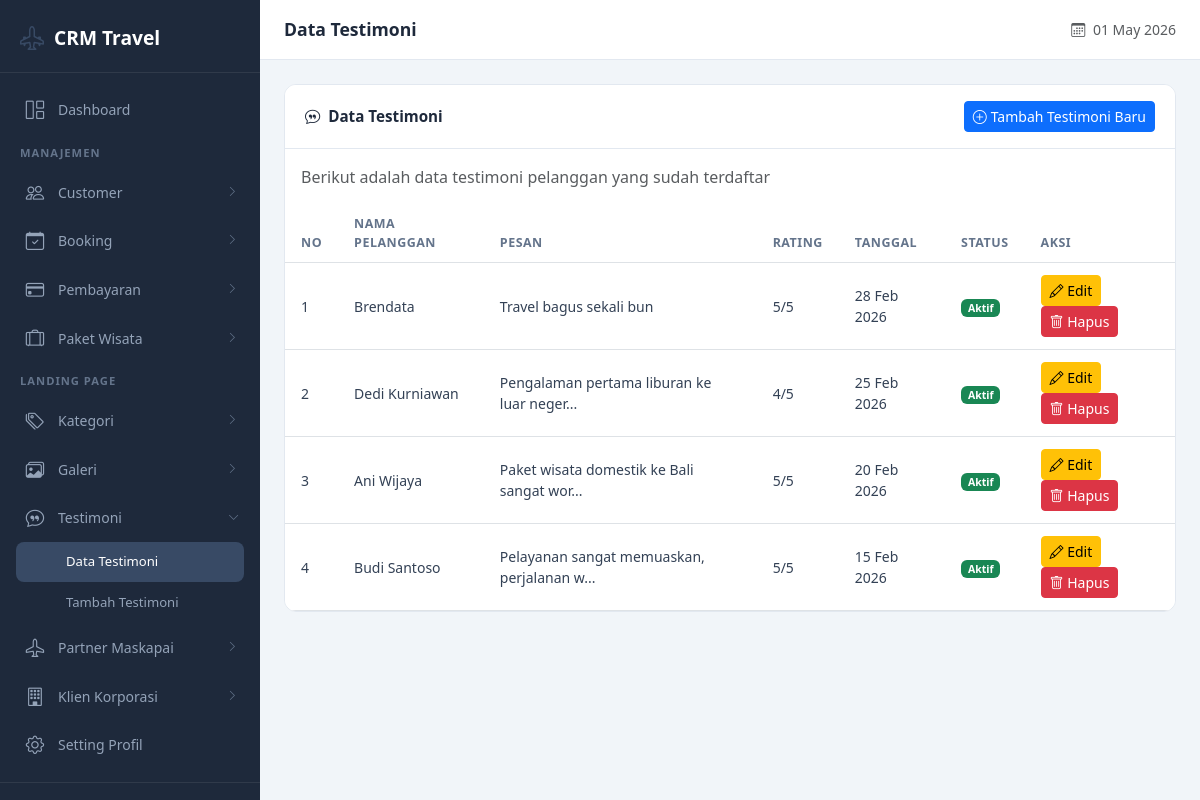
/dashboard/data-manajemen-testimoni.php (signed in), run on an earlier commit of the app's database.
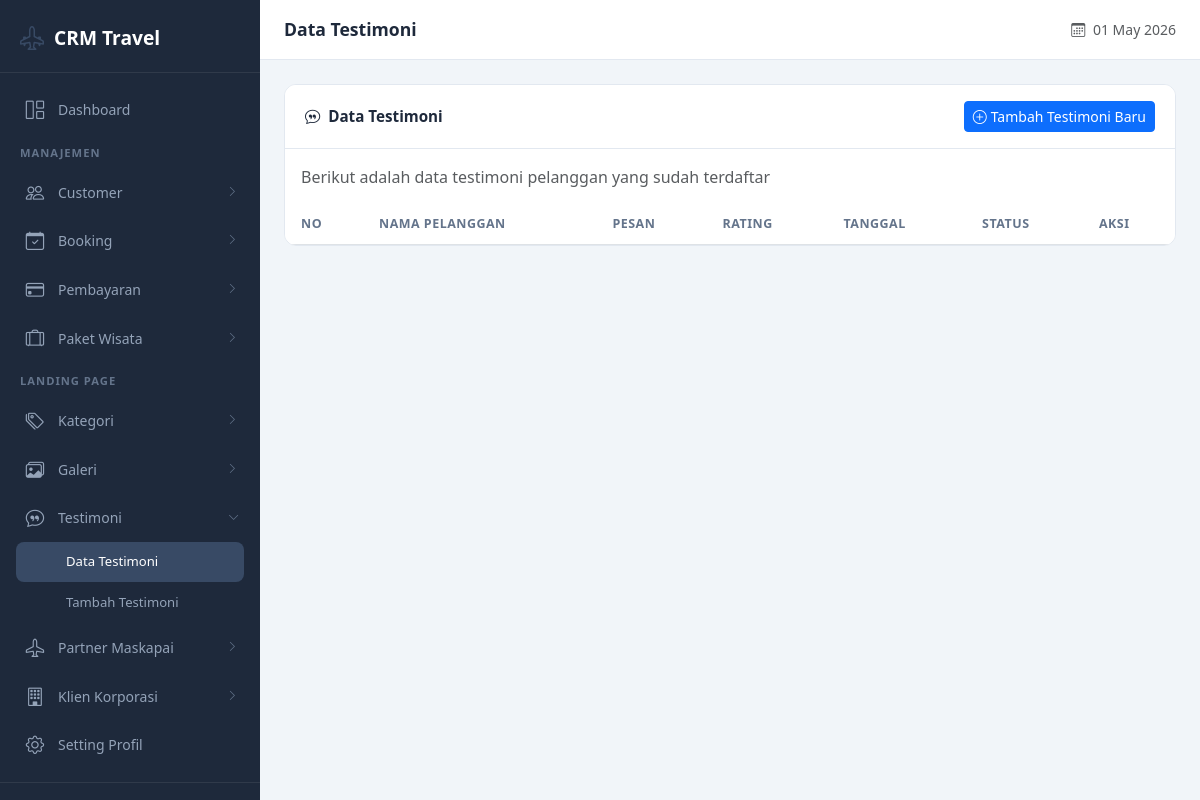
And on a later commit of the database.
### tables this page shows
CREATE TABLE `testimoni` (
  `id` int(11) NOT NULL,
  `nama_pelanggan` varchar(100) NOT NULL,
  `pesan` text NOT NULL,
  `rating` int(1) NOT NULL DEFAULT 5,
  `status` enum('Aktif','Tidak Aktif') DEFAULT 'Aktif',
  `tanggal` date DEFAULT curdate()
);

### dashboard/data-manajemen-testimoni.php (the view, shortened to what this page needs)
<?php
include 'config.php';
$page_title = 'Data Testimoni';
?>
<!DOCTYPE html>
<html lang="id">
<head>
    <link href="https://cdn.jsdelivr.net/npm/bootstrap@5.3.8/dist/css/bootstrap.min.css" rel="stylesheet">
    <link href="https://cdn.jsdelivr.net/npm/bootstrap-icons@1.11.3/font/bootstrap-icons.min.css" rel="stylesheet">
    <link rel="stylesheet" href="src/css/dashboard.css">
</head>
<body>
    <?php include "sidebar.php"; ?>
    <div class="main-content">
        <header class="top-header">
            <div class="d-flex align-items-center gap-3">
                <h1 class="page-title"><?php echo isset($page_title) ? $page_title : 'Dashboard'; ?></h1>
            </div>
            <div class="header-actions">
                <span class="text-muted small d-none d-md-inline">
                    <i class="bi bi-calendar3 me-1"></i>
                    <?php echo date('d M Y'); ?>
                </span>
            </div>
        </header>
        <div class="page-content">
            <div class="dashboard-card">
                <div class="card-header d-flex align-items-center justify-content-between">
                    <span><i class="bi bi-chat-quote me-2"></i>Data Testimoni</span>
                    <a href="manajemen-testimoni" class="btn btn-primary btn-sm">
                        <i class="bi bi-plus-circle me-1"></i>Tambah Testimoni Baru
                    </a>
                </div>
                <div class="card-body p-0">
                    <p class="text-muted px-3 pt-3 mb-3">Berikut adalah data testimoni pelanggan yang sudah terdaftar</p>
                    <div class="table-responsive">
                        <table class="table table-dashboard">
                            <thead>
                                <tr>
                                    <th>No</th>
                                    <th>Nama Pelanggan</th>
                                    <th>Pesan</th>
                                    <th>Rating</th>
                                    <th>Tanggal</th>
                                    <th>Status</th>
                                    <th>Aksi</th>
                                </tr>
                            </thead>
                            <tbody>
                                <?php
                                $data = mysqli_query($koneksi, "SELECT * FROM testimoni ORDER BY id DESC");
                                $no = 0;
                                while ($baris = mysqli_fetch_array($data)){
                                    $no++;
                                ?>
                                <tr>
                                    <td><?php echo $no; ?></td>
                                    <td><?php echo htmlspecialchars($baris['nama_pelanggan']); ?></td>
                                    <td><?php echo htmlspecialchars(substr($baris['pesan'], 0, 40)) . (strlen($baris['pesan']) > 40 ? '...' : ''); ?></td>
                                    <td><?php echo $baris['rating']; ?>/5</td>
                                    <td><?php echo date('d M Y', strtotime($baris['tanggal'])); ?></td>
                                    <td>
                                        <?php if($baris['status'] == 'Aktif'): ?>
                                            <span class="badge bg-success">Aktif</span>
                                        <?php else: ?>
                                            <span class="badge bg-secondary">Tidak Aktif</span>
                                        <?php endif; ?>
                                    </td>
                                    <td>
                                        <a href="edit-manajemen-testimoni?id=<?php echo $baris['id'] ?>" class="btn btn-sm btn-warning">
                                            <i class="bi bi-pencil"></i> Edit
                                        </a>
                                        <a href="src/api/hapus-manajemen-testimoni?id=<?php echo $baris['id'] ?>" class="btn btn-sm btn-danger" onclick="return confirm('Apakah Anda yakin ingin menghapus testimoni ini?')">
                                            <i class="bi bi-trash"></i> Hapus
                                        </a>
                                    </td>
                                </tr>
                                <?php } ?>
                            </tbody>
                        </table>
                    </div>
                </div>
            </div>
        </div>
    </div>
</body>
</html>

What changed in the data, as far as the page shows it:
removed testimoni: nama_pelanggan "Brendata", pesan "Travel bagus sekali bun", rating "5", tanggal "28 Feb 2026", status "Aktif"
removed testimoni: nama_pelanggan "Dedi Kurniawan", pesan "Pengalaman pertama liburan ke luar neger", rating "4", tanggal "25 Feb 2026", status "Aktif"
removed testimoni: nama_pelanggan "Ani Wijaya", pesan "Paket wisata domestik ke Bali sangat wor", rating "5", tanggal "20 Feb 2026", status "Aktif"
removed testimoni: nama_pelanggan "Budi Santoso", pesan "Pelayanan sangat memuaskan, perjalanan w", rating "5", tanggal "15 Feb 2026", status "Aktif"
